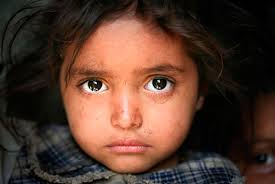
#> input picture pic2.jpg, 275 x 184 px
$ python -i bai8.py   (imports and definitions only)
#> lines starting #> are read from the running program, lines starting #| are printed output that depends on the picture
import cv2
import tkinter as tk
from tkinter import filedialog
from tkinter import simpledialog
from tkinter import messagebox

# Hàm xử lý khi người dùng chọn ảnh từ bàn phím
def select_image():
    file_path = filedialog.askopenfilename(filetypes=[("Image files", "*.jpg *.png *.jpeg")])
#> the answer given: pic2.jpg
    if file_path:
        image = cv2.imread(file_path)
#> image is the input picture: shape (184, 275, 3); mean B, G, R 45, 57, 84
        if image is not None:
            edge_image = get_edge_image(image)
            cv2.imshow("Anh goc", image)
            cv2.imshow("Tach bien", edge_image)
            cv2.waitKey(0)
            cv2.destroyAllWindows()
        else:
            messagebox.showerror("Error", "Không thể đọc ảnh. Vui lòng chọn một tập tin hình ảnh hợp lệ.")

# Hàm xử lý để tách biên ảnh
def get_edge_image(image):
    gray = cv2.cvtColor(image, cv2.COLOR_BGR2GRAY)
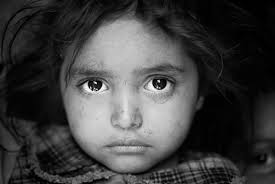
#> gray: shape (184, 275); min 0, max 253, mean 63.7
    blurred = cv2.GaussianBlur(gray, (5, 5), 0)
    edge_image = cv2.Canny(blurred, 50, 150)
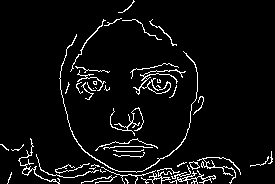
#> edge_image: shape (184, 275); 5.4% white in thin lines or dots
    return edge_image

# Tạo giao diện người dùng sử dụng Tkinter
# [3 lines not run here, left out]
# [1 line that did not run here, left out]
# [3 lines not run here, left out]

>>> result = select_image()
